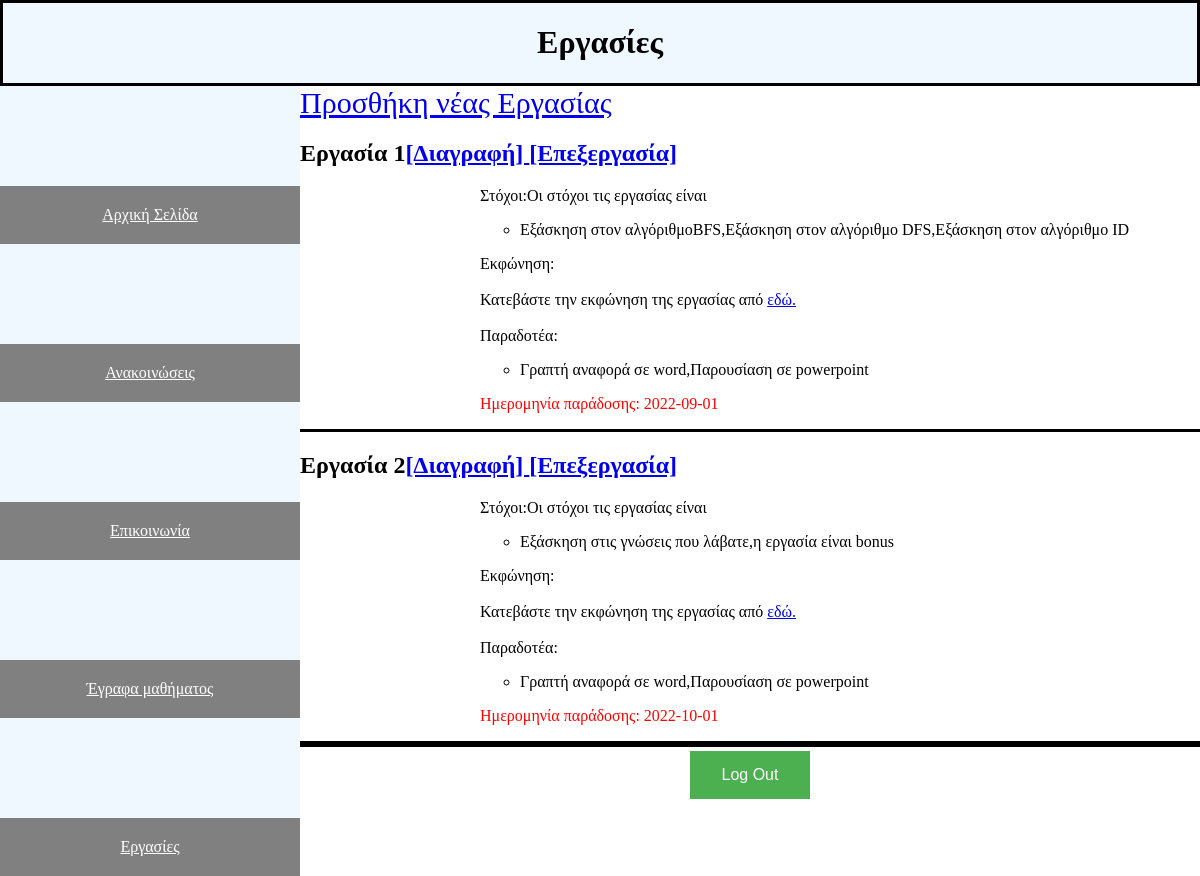
Page /homework.php (signed in) on the committed database.
### tables this page shows
CREATE TABLE `homework` (
  `Number` int(11) NOT NULL,
  `Goal` varchar(225) NOT NULL,
  `Subject` varchar(225) NOT NULL,
  `Delivered` varchar(225) NOT NULL,
  `Date` date NOT NULL
);

### homework.php (the view, shortened to what this page needs)
<?php
    include "functions.php";
    $sql = "SELECT * FROM homework";
    $result = mysqli_query($conn, $sql);
?>
<!DOCTYPE html>
<html lang="el">
    <head>
        <link rel="stylesheet" href="style.css">
    </head>
    <body>
        <header>
            <h1>Εργασίες</h1>
        </header>
        <div class="container">
            <div class="sidebar">
                <a href="index.php" class="button">Αρχική Σελίδα</a>
                <a href="announcements.php" class="button">Ανακοινώσεις</a>
                <a href="communication.php" class="button">Επικοινωνία</a>
                <a href="documents.php" class="button">Έγραφα μαθήματος</a>
                <a href="homework.php" class="button">Εργασίες</a>
            </div>
            <div class="main-border">
                <div class="border-bottom">
                    <?php
                        if($_SESSION['Role'] === 'Tutor'){
                            echo '<span style="font-size: 30px;"><a href="editHomework.php">Προσθήκη νέας Εργασίας</a></span>';
                        }
                    ?>
                    <?php
                        while($row = mysqli_fetch_assoc($result)){
                    ?>
                    <div class="border-bottom">
                        <h2>Εργασία <?php echo $row["Number"];
                            if($_SESSION['Role'] === 'Tutor'){
                                echo '<a href=delete.php?link=' .$row["Number"] .'>[Διαγραφή] </a>';
                                echo '<a href="editHomework.php?link=' . $row["Number"] . '">[Επεξεργασία]</a>';
                            }
                        ?></h2>
                        <div class="inner-text-for-hm">
                            <pa>Στόχοι:Οι στόχοι τις εργασίας είναι</pa>
                            <ul class="text-list">
                                <li><?php echo $row["Goal"];?></li>
                            </ul>
                            <pa>Εκφώνηση:</pa>
                            <br>
                            <br>
                            <pa> Κατεβάστε την εκφώνηση της εργασίας από <a  href="./<?php echo $row['Subject']?>">εδώ.</a> </pa>
                            <br>
                            <br>
                            <pa>Παραδοτέα: </pa>
                            <ul class="text-list">
                                <li><?php echo $row["Delivered"];?></li>
                            </ul>
                            <p style="color:red">Ημερομηνία παράδοσης: <?php echo $row["Date"];?></p>
                        </div>
                    </div>
                        <?php
                            }
                        ?>
                </div>
                <form action="logout.php" method="post">
                    <button type="submit" class="login-but" name="edit-users">Log Out</button>
                </form>
            </div>
        </div>
    </body>
</html>

### style.css (style rules this page uses)
html { background-color: aliceblue; }
body { min-height: 100vh; margin: auto; }
.container { display: flex; min-height: calc(100vh - 86px); }
header { height: 80px; border: 3px solid; display: flex; justify-content: center; }
.sidebar { min-width: 300px; background-color:aliceblue; flex-direction: column; display: flex; }
.main-border { flex-grow: 1; display: flex; background-color: white; flex-direction: column; align-items: center; }
.inner-text-for-hm { margin-left: 20%; }
.border-bottom { width: 100%; display: flex; flex-direction: column; border-bottom: 3px solid; }
.button { background-color: gray; color: white; padding: 20px 40px; text-align: center; margin-top: 100px; }
ul.text-list { list-style-type: circle; margin-right: auto; }

### homework.php (style rules this page uses)
.login-but { background-color: #4CAF50; border: none; color: white; padding: 15px 32px; text-align: center; text-decoration: none; display: inline-block; font-size: 16px; margin: 4px 2px; cursor: pointer; -webkit-transition-duration: 0.4s; transition-duration: 0.4s; }

### rows in the picture
homework: Number "1", Goal "Εξάσκηση στον αλγόριθμοBFS,Εξάσκηση στον αλγόριθμο DFS,Εξάσκηση στον αλγόριθμο ID", Delivered "Γραπτή αναφορά σε word,Παρουσίαση σε powerpoint", Date "2022-09-01"
homework: Number "2", Goal "Εξάσκηση στις γνώσεις που λάβατε,η εργασία είναι bonus", Delivered "Γραπτή αναφορά σε word,Παρουσίαση σε powerpoint", Date "2022-10-01"
